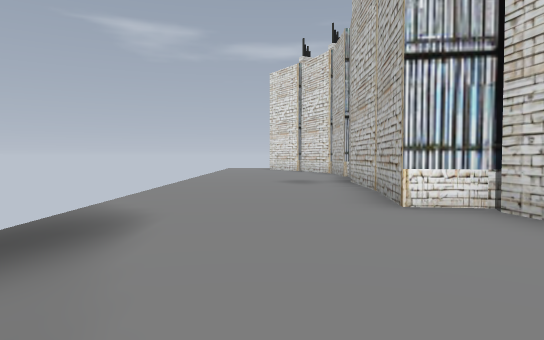
[1] (above)

17 first-person views from a walk through a level from a Godot 3-D game. The camera is 1.2 m above the floor, tilts 2° down and sees 70° across. The floor is counted in squares, 2 m on a side. Each view is taken from the middle of a square. On the plan, view 1 faces up. The plan holds only what a view shows up to about 11 squares ahead; the rest is blank. The place goes on beyond the plan. Some surface patterns are stand-ins.

[2]
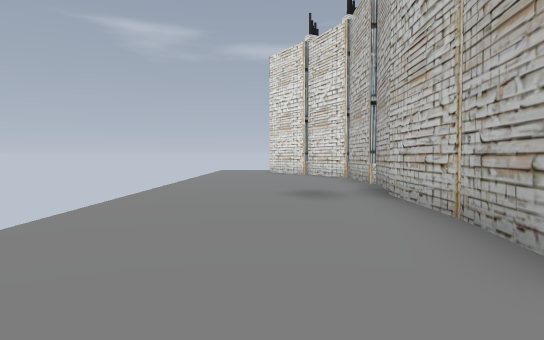

[3]
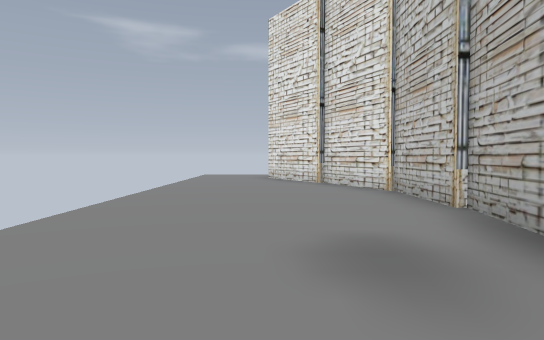

[4]
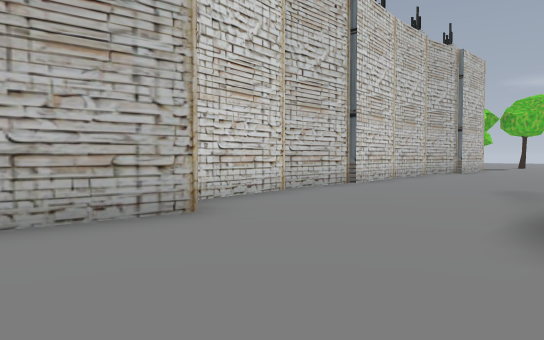

[5]
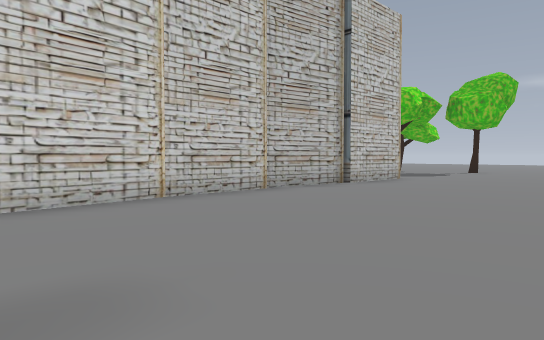

[6]
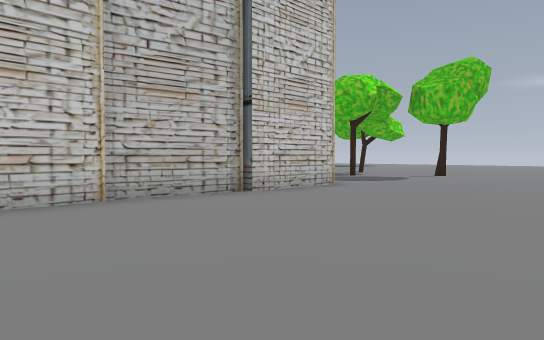

[7]
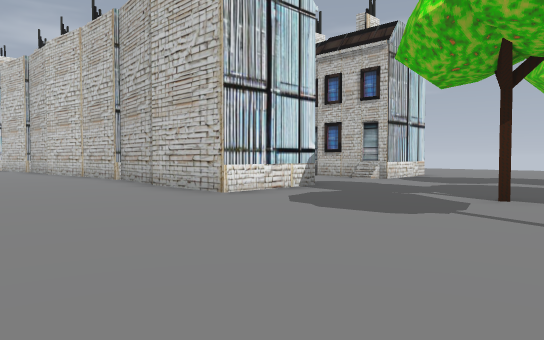

[8]
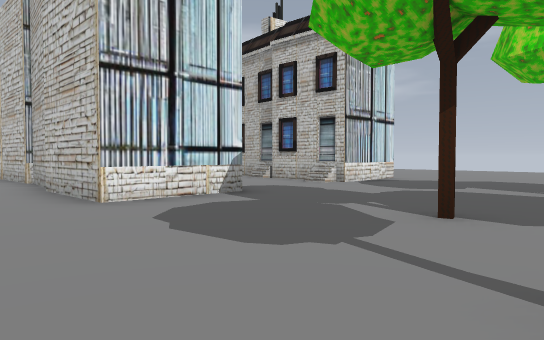

[9]
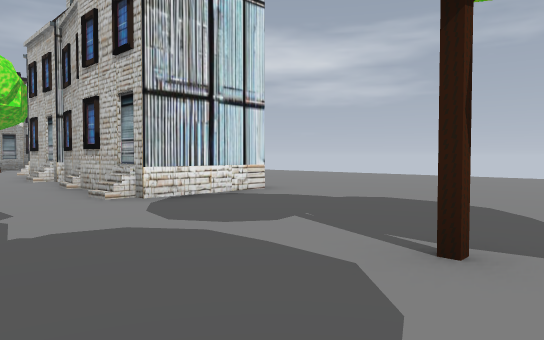

[10]
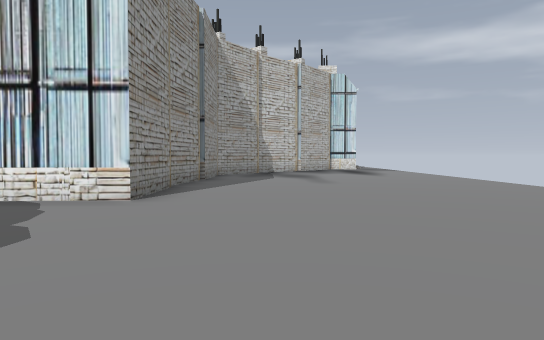

[11]
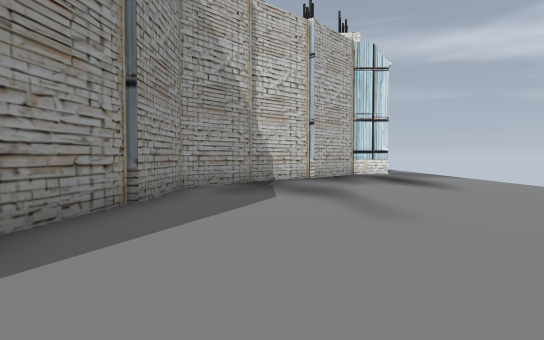

[12]
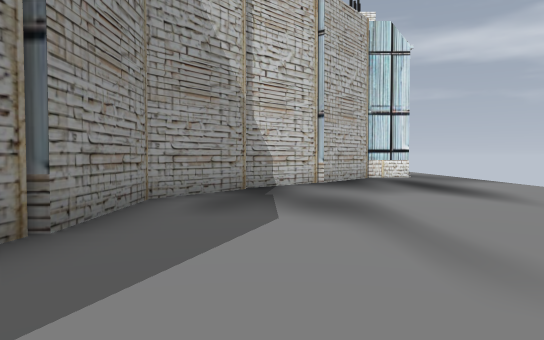

[13]
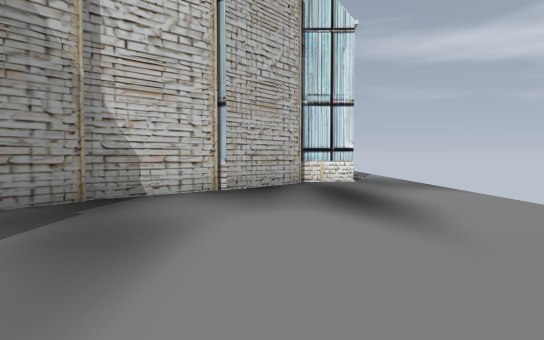

[14]
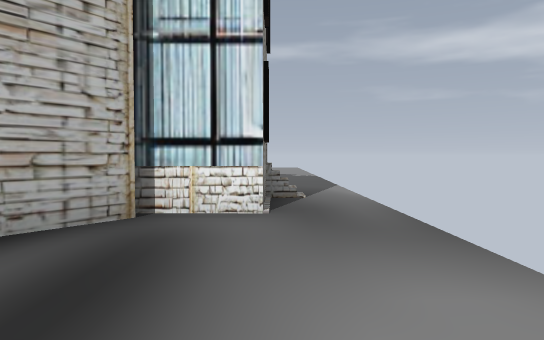

[15]
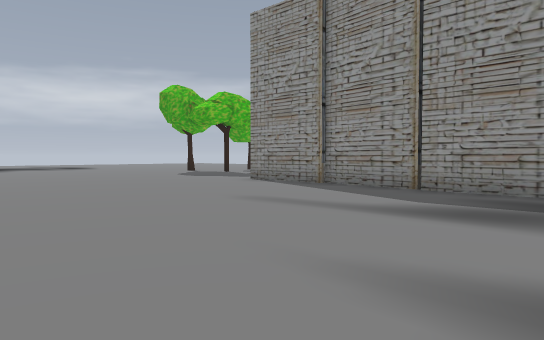

[16]
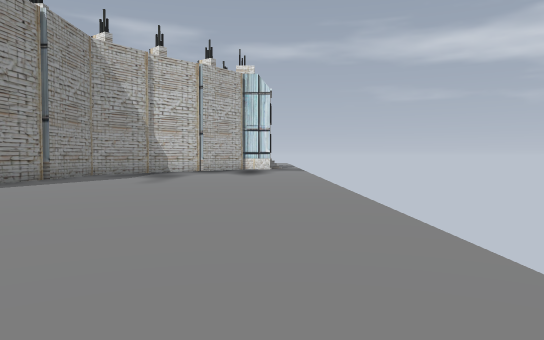

[17]
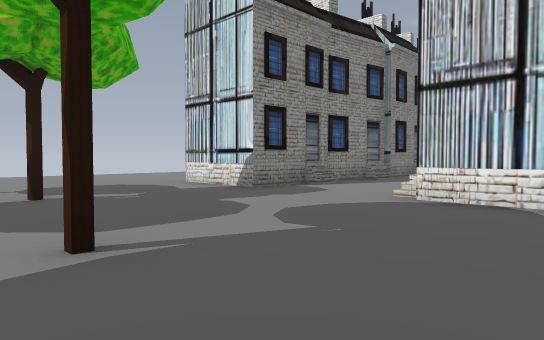

### Floor plan
Points are (right, up) in squares from view 1. A wall is a line through its corners. A room is listed if a view was taken in it or the views show most of it. See-through windows are left out.
Room 1 (views 1, 2, 3, 4, 5, 6, 7, 8, 9, 10, 11, 12, 13, 14, 15, 16, 17)
walls: (5.5, -5) (5.2, -7.4); (8.9, -5) (8.9, -2.6); (3.2, -3) (2.9, -0.5); (3, -0.5) (3, 1.7); (3.2, -5.2) (3.2, -2.8); (8.8, -6.8) (9, -5); (11.2, -5) (10.9, -7.4); (12.5, -0.8) (11.3, -2.6) (11.3, -5); (5.4, -7.5) (5.4, -9.9) (3, -9.9) (3, -7.5); (2.8, 1.9) (2.5, 4.2); (11, -7.3) (11.1, -9.7) (8.6, -9.8) (8.6, -7.3); (3.1, -7.5) (3.4, -5); (14.1, 0.9) (12.4, -0.8); (2.7, 4.4) (1.5, 4.6) (1.8, 6.8); (15.7, 2.8) (14.1, 0.8); (1.8, 6.7) (1.9, 9.2); (16.9, 5.5) (16.9, 3.1) (15.5, 3.1); (2.2, 9.7) (2.4, 11.6); (2.2, 11.4) (2.1, 13.8); (2.1, 13.7) (1.2, 15.9); (1.1, 15.7) (-0.1, 17.8)

Where each view was taken, in squares from view 1:
view 1: 0 up, 0 right, facing up
view 2: 3 up, 0 right, facing up
view 3: 7 up, 0 right, facing up
view 4: 7 up, 2 left, facing down-right
view 5: 0 up, 2 left, facing down-right
view 6: 3 down, 2 left, facing down-right
view 7: 15 down, 1 left, facing up-right
view 8: 15 down, 1 right, facing up-right
view 9: 15 down, 6 right, facing up-right
view 10: 15 down, 13 right, facing up
view 11: 10 down, 13 right, facing up
view 12: 8 down, 13 right, facing up
view 13: 6 down, 15 right, facing up
view 14: 1 down, 17 right, facing up
view 15: 2 down, 18 right, facing down-left
view 16: 15 down, 17 right, facing up
view 17: 15 down, 11 right, facing up-left
